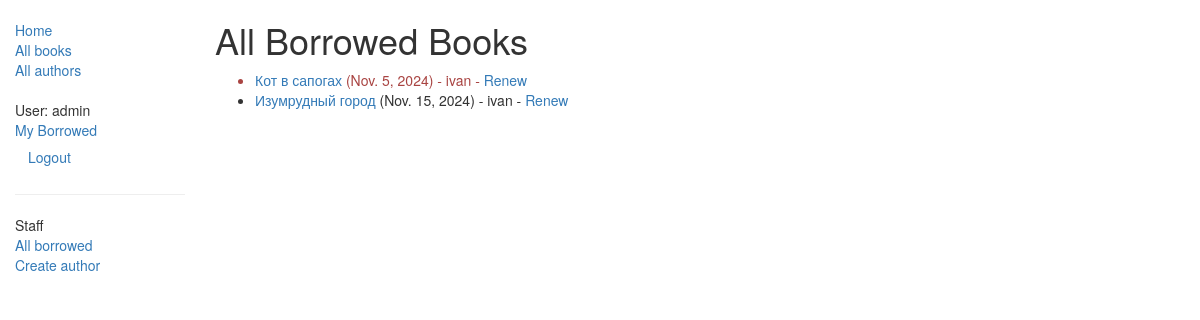
Before: /catalog/borrowed/ (signed in) with the older database file.
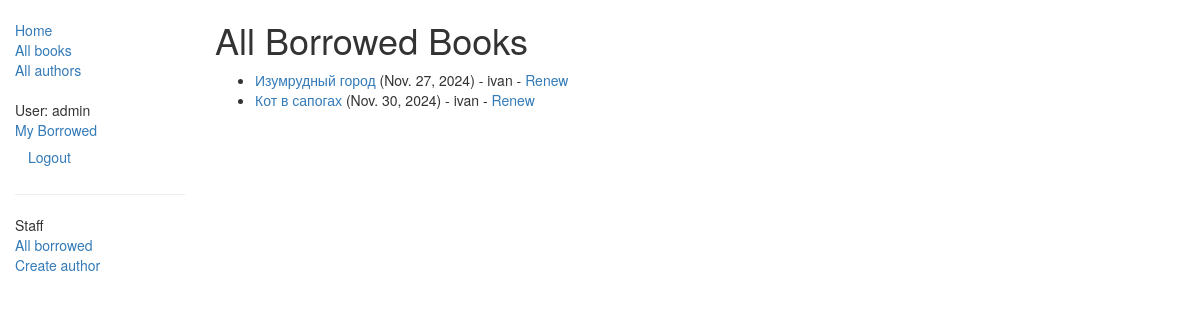
After: the same page with the newer database file.
### catalog/models.py (models this page shows, shortened)
class BookInstance(models.Model):
    id = models.UUIDField(primary_key=True, default=uuid.uuid4, help_text="Unique ID for this particular book across whole library")
    book = models.ForeignKey('Book', on_delete=models.SET_NULL, null=True)
    imprint = models.CharField(max_length=200)
    due_back = models.DateField(null=True, blank=True)
    borrower = models.ForeignKey(User, on_delete=models.SET_NULL, null=True, blank=True)
    LOAN_STATUS = (
        ('m', 'Maintenance'),
        ('o', 'On loan'),
        ('a', 'Available'),
        ('r', 'Reserved'),
    )
    status = models.CharField(max_length=1, choices=LOAN_STATUS, blank=True, default='m', help_text='Book availability')
    class Meta:
        ordering = ["due_back"]
        permissions = (("can_mark_returned", "Set book as returned"),)
    @property
    def is_overdue(self):
        if self.due_back and date.today() > self.due_back:
            return True
        return False

class Book(models.Model):
    title = models.CharField(max_length=200)
    authors = models.ManyToManyField('Author', help_text="Select up to 5 authors for this book")
    summary = models.TextField(max_length=1000, help_text="Enter a brief description of the book")
    isbn = models.CharField('ISBN',max_length=13, help_text='13 Character <a href="https://www.isbn-international.org/content/what-isbn">ISBN number</a>')
    genre = models.ManyToManyField(Genre, help_text="Select a genre for this book")
    def display_genre(self):
        return ', '.join([ genre.name for genre in self.genre.all()[:3] ])
    display_genre.short_description = 'Genre'
    def display_authors(self):
        return ', '.join([author.__str__() for author in self.authors.all()[:5]])
    display_authors.short_description = 'Authors'

### catalog/views.py (the view)
# urls.py: path('borrowed/', views.LoanedBooksAllListView.as_view(), name='all-borrowed'),
class LoanedBooksAllListView(PermissionRequiredMixin, generic.ListView):
    model = BookInstance
    permission_required = 'catalog.can_mark_returned'
    template_name = 'catalog/bookinstance_list_borrowed_all.html'
    paginate_by = 10
    def get_queryset(self):
        return BookInstance.objects.filter(status__exact='o').order_by('due_back')

### catalog/templates/catalog/bookinstance_list_borrowed_all.html
{% extends "base_generic.html" %}
{% block content %}
    <h1>All Borrowed Books</h1>
    {% if bookinstance_list %}
    <ul>
      {% for bookinst in bookinstance_list %}
      <li class="{% if bookinst.is_overdue %}text-danger{% endif %}">
        <a href="{% url 'book-detail' bookinst.book.pk %}">{{bookinst.book.title}}</a> ({{ bookinst.due_back }}) {% if user.is_staff %}- {{ bookinst.borrower }}{% endif %} {% if perms.catalog.can_mark_returned %} - <a href="{% url 'renew-book-librarian' bookinst.id %}">Renew</a> {% endif %}
      </li>
      {% endfor %}
    </ul>
    {% else %}
      <p>There are no books borrowed.</p>
    {% endif %}
{% endblock %}

Changed rows visible on the page:
changed BookInstance "Изумрудный город": due_back "Nov. 15, 2024" → "Nov. 27, 2024"; moves up the list
changed BookInstance "Кот в сапогах": due_back "Nov. 5, 2024" → "Nov. 30, 2024"
